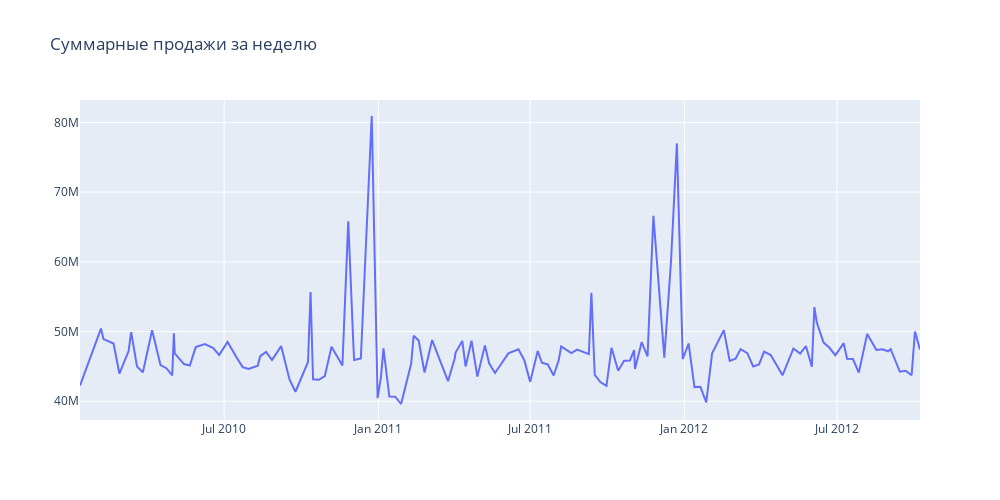

This figure's notebook cell:
### Code cell
go.Figure(
    go.Scatter(
        x=df.index,
        y=df.groupby(df.index).agg('sum')['Weekly_Sales'],
    ),
    layout=dict(
        title='Суммарные продажи за неделю',
        width=1000,
        height=500,
    )
).show()

### Figure 1 — Plotly figure (JSON) as saved in the notebook; plotly's stock layout.template omitted (floating-point values rounded to 4 significant figures; data arrays with more than 128 entries replaced by an {"elided": "..."} marker saying what was removed)
{"data": [{"type": "scatter", "x": {"elided": "6255 str values"}, "y": {"elided": "139 float values"}}], "layout": {"height": 500, "title": {"text": "Суммарные продажи за неделю"}, "width": 1000, "xaxis": {"autorange": true, "range": ["2010-01-10", "2012-10-08"], "type": "date"}, "yaxis": {"autorange": true, "range": [37300000.0, 83230000.0], "type": "linear"}}}
